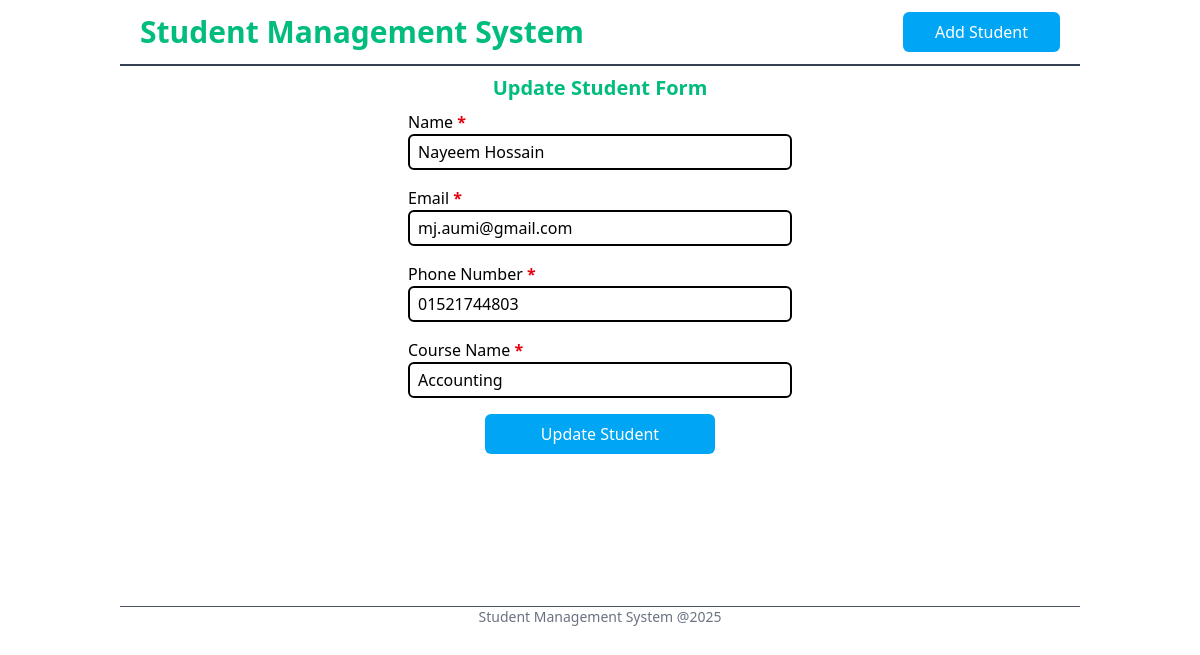
/update/1/, run on an earlier commit of the app's database.
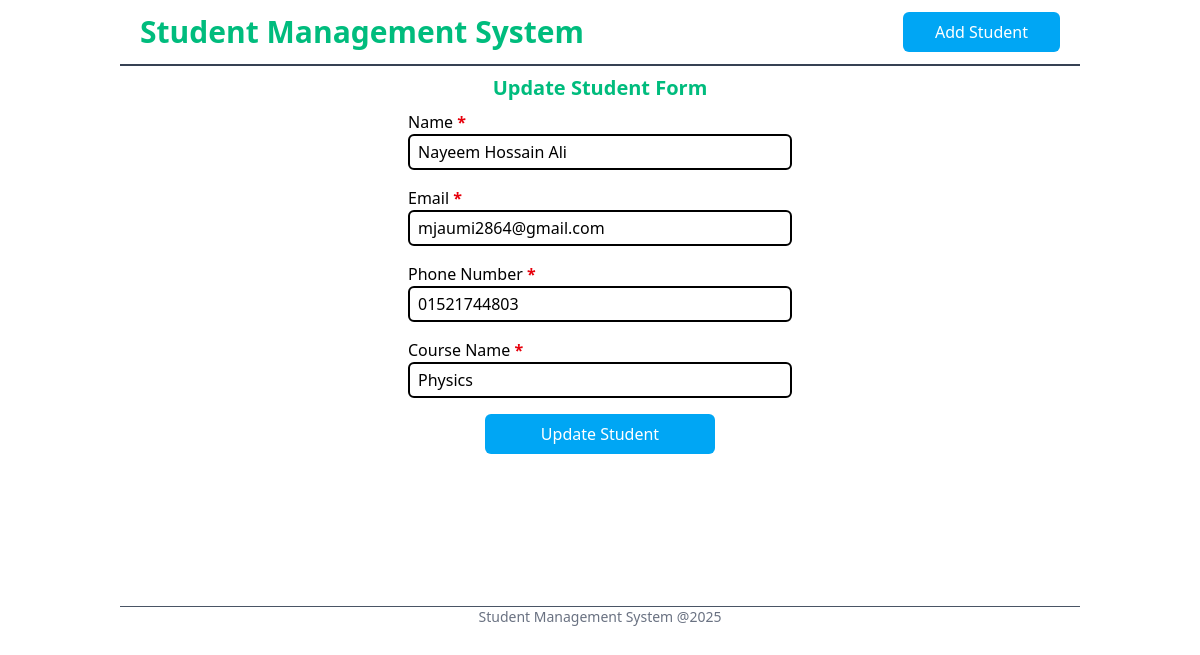
And on a later commit of the database.
### students_app/models.py (models this page shows, shortened)
class Student(models.Model):
    name = models.CharField(max_length=100)
    email = models.EmailField(max_length=100)
    phone_no = models.CharField(max_length=20)
    course_name = models.CharField(max_length=100)

### students_app/views.py (the view, shortened to what this page needs)
# urls.py: path('update/<int:student_id>/', views.update, name='update_student'),
def update(request, student_id):
    student = Student.objects.get(id=student_id)
    return render(request, 'update_student.html', {'student': student})

### students_app/templates/update_student.html (shortened to what this page needs)
{% extends 'base.html' %}
{% block content %}
<section class="w-2/5 mx-auto">
    <h2 class="text-xl font-semibold text-emerald-500 text-center py-2">Update Student Form</h2>
    <form action="" method="post" class="space-y-4">
        <div>
            <label for="name">
                Name
                <span class="text-red-600 font-semibold">*</span>
            </label>
            <input type="text" id="name" name="name" class="border-2 rounded-md w-full px-2 py-1"
                value="{{student.name}}" placeholder="Enter your name here..." required>
        </div>
        <div>
            <label for="email">
                Email
                <span class="text-red-600 font-semibold">*</span>
            </label>
            <input type="email" id="email" name="email" class="border-2 rounded-md w-full px-2 py-1"
                value="{{student.email}}" placeholder="Enter your email here..." required>
        </div>
        <div>
            <label for="phone_no">
                Phone Number
                <span class="text-red-600 font-semibold">*</span>
            </label>
            <input type="text" id="phone_no" name="phone_no" class="border-2 rounded-md w-full px-2 py-1"
                value="{{student.phone_no}}" placeholder="Enter your phone number here..." required>
        </div>
        <div>
            <label for="course_name">
                Course Name
                <span class="text-red-600 font-semibold">*</span>
            </label>
            <input type="text" id="course_name" name="course_name" class="border-2 rounded-md w-full px-2 py-1"
                value="{{student.course_name}}" placeholder="Enter your course name here..." required>
        </div>
        <div class="w-3/5 mx-auto">
            <button type="submit"
                class="w-full bg-sky-500 text-white px-8 py-2 cursor-pointer hover:opacity-70 duration-300 rounded-md">
                Update Student
            </button>
        </div>
    </form>
</section>
{% endblock %}

What changed in the data, as far as the page shows it:
changed Student: name "Nayeem Hossain" → "Nayeem Hossain Ali"; email "mj.aumi@gmail.com" → "mjaumi2864@gmail.com"; course_name "Accounting" → "Physics"
